Frame 1 (no input): blank canvas, image omitted
Frame 60 (the mouse pressed at the canvas centre just before this capture): blank canvas, image omitted
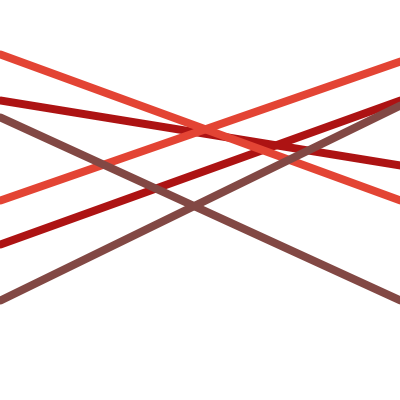
Frame 120 (the mouse held since frame 60 and released just before this capture)

The Processing sketch whose frames 1 and 60 were blank and that drew this single picture after the mouse press (run headless with seeded random() and noise(); from frame 60 on, the mouse is pressed at the canvas centre):

// Processing sketch: processing_36097
// ── processing_36097.pde


void setup()
{

  size(400,400);
  strokeWeight(8);
  colorMode(RGB);
  smooth();
  background(0);
}

float x = 100;
float y = 200;
float z = 300;

void draw()
{
  background(255);

  if (mousePressed == true) {
    loop();
    

    stroke(173,19,19);
    line(0, random (0,300), width, x); 
    line(0, x, width, random (20,200));
    
    stroke(227,68,52);
    line(0, random (0,300), width, y); 
    line(0, y, width, random (20,200));
    
    stroke(130,72,68);
    line(0, random (0,300), width, z); 
    line(0, z, width, random (20,200));
  }
}
